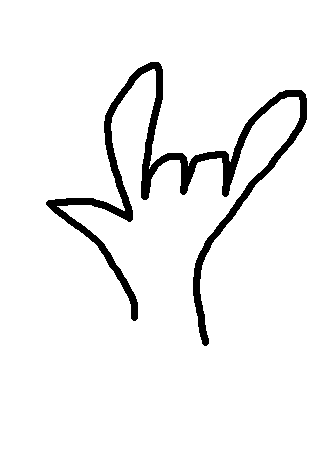
#> input picture img/img0.png, 336 x 452 px
$ python main.py
#> lines starting #> are read from the running program, lines starting #| are printed output that depends on the picture; after the words box and inside, x2 and y2 are one past the last pixel; in counts of white or black regions, pixels touching at a corner belong together; long printed decimals are rounded
### sheet.py
from constants import *
import numpy as np
import cv2
from helpers import *
from random import randrange


class Sheet:

    brush_size = 0.5

    def __init__(self, x, y, width, height, img_path):
        # x and y are in cm, bottom left corner
        self.x = x
        self.y = y
        self.width = width
        self.height = height

        self.strokes = []

        self.state = np.zeros(
            (int(height * ppcm), int(width * ppcm)), dtype="uint8")

        self.initial_state = np.copy(self.state)

        # self.load_img(f'img/img{randrange(6)}.png')
        self.load_img(img_path)

    def load_img(self, path):
        print("load img", path)
        im_gray = cv2.imread(path, cv2.IMREAD_GRAYSCALE)
        self.state = cv2.resize(
            im_gray, (self.width * ppcm, self.height * ppcm))

        self.state = cv2.threshold(self.state, 127, 255, cv2.THRESH_BINARY)[1]

        self.state = (255-self.state) / 255
        self.state[self.state == 0] = -1

        self.initial_state = np.copy(self.state)

    def render(self, canvas):
        # cv2.rectangle(canvas, c2p(self.x, self.y), c2p(self.x +
        # self.width, self.y + self.height), white, -1)

        pixel_brush_size = int(Sheet.brush_size * ppcm)

        top_left = c2p(self.x, self.y + self.height)

        img = self.state * 255
        img[img == -255] = 128

        img = np.stack((img,)*3, axis=-1)

        canvas[top_left[1]: top_left[1] + self.state.shape[0],
               top_left[0]: top_left[0] + self.state.shape[1], :] = img

        # [5 lines of commented-out code are left out]

    # [6 lines left out: function debug, not called in this run]


    def add_stroke(self, stroke):
        reward = 0
        done = False

        pixel_brush_size = int(Sheet.brush_size * ppcm)

        p1 = np.array(stroke[0])
        p2 = np.array(stroke[1])

        self.strokes.append(stroke)

        new_state = np.copy(self.state)

        top_left = self.top_left()

        c1 = v2p(p1)
        c2 = v2p(p2)

        s2 = c2 - top_left

        if(self.initial_state[s2[1]][s2[0]] == -1):
            done = True

        cv2.line(new_state, c1 - top_left,
                             c2 - top_left, 0, pixel_brush_size)

        new_state[self.initial_state == -1] = -1

        reward = np.sum(self.state - new_state)

        if done:
            reward = -100

        self.state = new_state

        return reward, done

    def top_left(self):
        return c2p(self.x, self.y + self.height)

    def top_left_coord(self):
        return np.array([self.x, self.y + self.height])

    def get_random_black_pixel_coords(self):
        black_pixels = np.argwhere(self.state == 1)
        # random_pixel = black_pixels[randrange(len(black_pixels))]
        random_pixel = black_pixels[0]

        sheet_coord = np.array([random_pixel[1] / ppcm, - random_pixel[0] / ppcm])

        return sheet_coord + self.top_left_coord()

### robot.py
from constants import *
import numpy as np
from helpers import *
import cv2
from sheet import Sheet


class Robot:

    # add lift and drop pen actions
    action_set = ['inc1', 'dec1', 'inc2', 'dec2']
    increment = 0.1

    def __init__(self, name, sheet_name = 'img/img0.png'):
        self.action_space = range(4)
        self.name = name
        self.canvas = np.zeros((600, 600, 3), dtype="uint8")
        self.sheet_name = sheet_name
        self.reset()

    def step(self, action):

        if action == 0:
            self.a1 += Robot.increment
        elif action == 1:
            self.a1 -= Robot.increment
        elif action == 2:
            self.a2 += Robot.increment
        elif action == 3:
            self.a2 -= Robot.increment

        old = (self.x2, self.y2)
        self.compute_coords()
        new = (self.x2, self.y2)

        reward, done = self.sheet.add_stroke((old, new))

        self.score += reward

        # print("step", reward, done, self.score)

        return self.get_state(), reward, done

    def compute_coords(self):
        self.x1 = self.l1 * np.cos(d2r(self.a1))
        self.y1 = self.l1 * np.sin(d2r(self.a1))
        self.x2 = self.x1 + self.l2 * np.cos(d2r(self.a2 + self.a1))
        self.y2 = self.y1 + self.l2 * np.sin(d2r(self.a2 + self.a1))

    def reset(self):
        self.a1 = 45
        self.a2 = -90
        self.l1 = 30
        self.l2 = 30
        self.sheet_width = 22
        self.sheet_height = 30
        self.sheet_x = 30
        self.sheet_y = -15

        self.sheet = Sheet(self.sheet_x, self.sheet_y,
                           self.sheet_width, self.sheet_height, self.sheet_name)

        self.get_initial_angles()

        self.compute_coords()
        self.score = 0

        return self.get_state()

    def get_initial_angles(self):

        x, y = self.sheet.get_random_black_pixel_coords()

        a2 = - np.arccos((x**2 + y**2 - self.l1 **2 - self.l2 **2) / (2 * self.l1 * self.l2))
        a1 = np.arctan2(y,x) - np.arctan2(self.l2 * np.sin(a2), self.l1 + self.l2 * np.cos(a2))

        self.a1 = np.rad2deg(a1)
        self.a2 = np.rad2deg(a2)

        print('a1: ', self.a1)
        print('a2: ', self.a2)

        return self.a1, self.a2

    def get_state(self):
        return np.concatenate((self.sheet.state.flatten(), [self.a1], [self.a2]))

    def render(self, wait=1):
        self.canvas.fill(0)

        self.sheet.render(self.canvas)

        cv2.line(self.canvas, c2p(0, 0), c2p(self.x1, self.y1), green, 3)
        cv2.line(self.canvas, c2p(self.x1, self.y1),
                 c2p(self.x2, self.y2), blue, 3)


        # coords = self.sheet.get_random_black_pixel_coords()

        # cv2.circle(self.canvas, v2p(coords), radius=2, color=red, thickness=-1)

        cv2.imshow(self.name, self.canvas)
        cv2.waitKey(wait)

### helpers.py
import numpy as np
from constants import ppcm

def d2r(deg):
    return deg * np.pi / 180

def r2d(rad):
    return rad * 180 / np.pi

# coord to pixel
def c2p(x, y):
    return np.array([int(x * ppcm + 100), int(300 - y * ppcm)])

# pixel to coord
def p2c(x, y):
    return np.array([(x - 100) / ppcm, (300 - y) / ppcm])

# vector to pixel
def v2p(vect):
    return np.array([int(vect[0] * ppcm + 100), int(300 - vect[1] * ppcm)])

### main.py
import numpy as np
import cv2
import random
from sheet import Sheet
from helpers import *
from constants import *
from robot import Robot

r1 = Robot('r1')
#> in load_img, `im_gray = cv2.imread(path, cv2.IMREAD_GRAYSCALE)`: im_gray: shape (452, 336); 94.8% white; 1 black region, box (x1, y1, x2, y2) and area: (46, 62, 307, 346) 7937
#> in load_img, `self.state = cv2.threshold(self.state, 127, 255, cv2.THRESH_BINARY)[1]`:
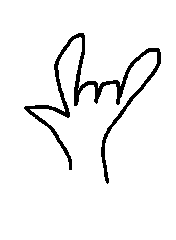
#> self.state: shape (240, 176); 94.8% white; 1 black region, box (x1, y1, x2, y2) and area: (24, 33, 161, 184) 2203
#> in get_random_black_pixel_coords, `black_pixels = np.argwhere(self.state == 1)`: black_pixels = 2203 pairs, first value 33 to 183, second value 24 to 160
#> in get_random_black_pixel_coords, `random_pixel = black_pixels[0]`: random_pixel = [33, 78]
#> in get_random_black_pixel_coords, `sheet_coord = np.array([random_pixel[1] / ppcm, - random_pixel[0] / pp..`: sheet_coord = [9.75, -4.12]
#> in get_initial_angles, `x, y = self.sheet.get_random_black_pixel_coords()`: x = 39.75; y = 10.88
#> in get_initial_angles, `a2 = - np.arccos((x**2 + y**2 - self.l1 **2 - self.l2 **2) / (2 * self..`: a2 = -1.63
#> in get_initial_angles, `a1 = np.arctan2(y,x) - np.arctan2(self.l2 * np.sin(a2), self.l1 + self..`: a1 = 1.08
#> in get_initial_angles, `self.a1 = np.rad2deg(a1)`: self.a1 = 61.92
#> in get_initial_angles, `self.a2 = np.rad2deg(a2)`: self.a2 = -93.24
#| a1:  61.920
#| a2:  -93.238
#> in compute_coords, `self.x1 = self.l1 * np.cos(d2r(self.a1))`: self.x1 = 14.12
#> in compute_coords, `self.y1 = self.l1 * np.sin(d2r(self.a1))`: self.y1 = 26.47
#> in compute_coords, `self.x2 = self.x1 + self.l2 * np.cos(d2r(self.a2 + self.a1))`: self.x2 = 39.75
#> in compute_coords, `self.y2 = self.y1 + self.l2 * np.sin(d2r(self.a2 + self.a1))`: self.y2 = 10.87
r2 = Robot('r2')
#| a1:  61.920
#| a2:  -93.238

while True:
#> (the run stopped early here; a loop or call above may not have finished)
